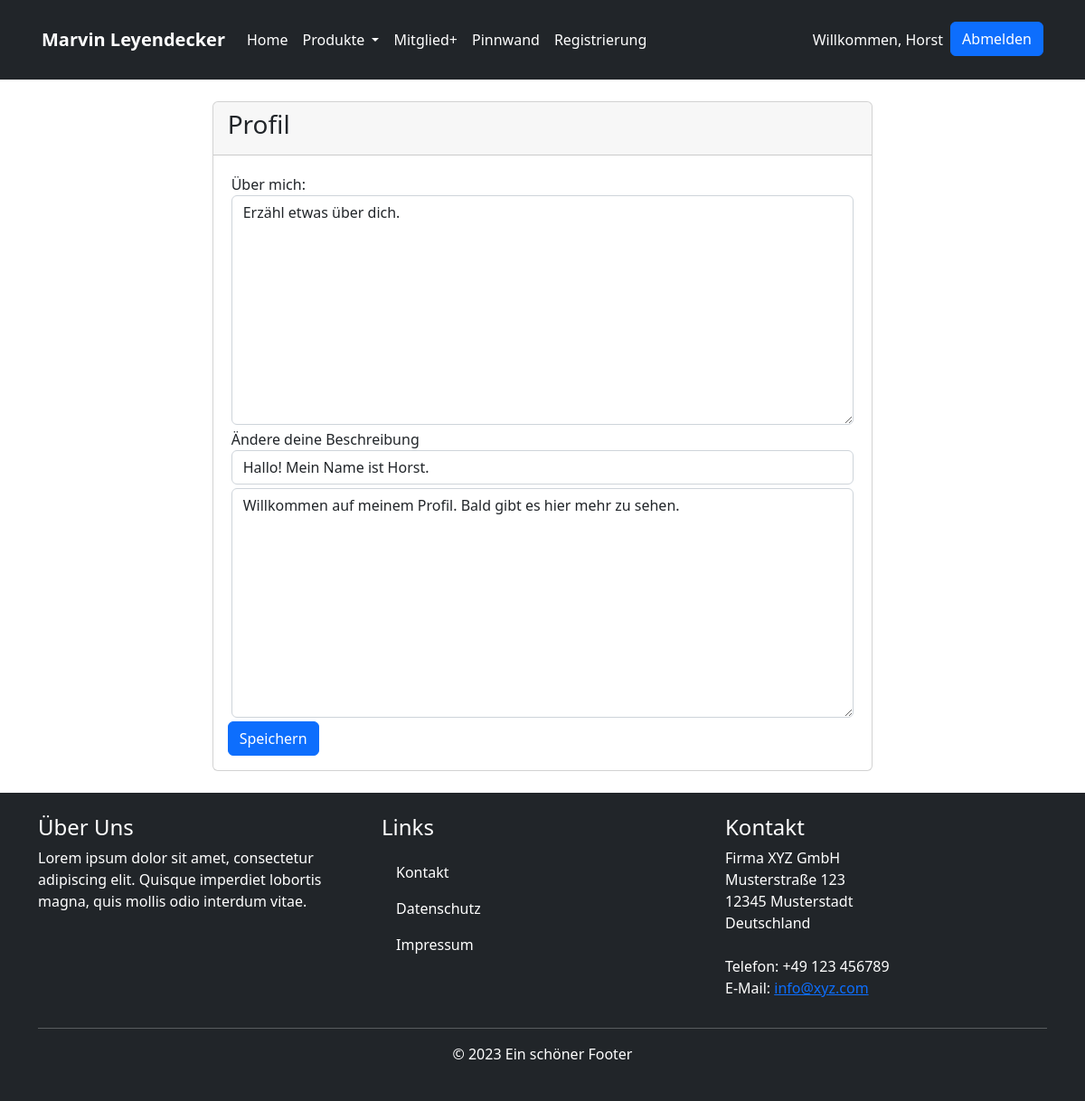
The app's page /index.php?page=profilsettings (signed in) with its own data.
### tables this page shows
CREATE TABLE `profiles` (
  `profile_id` int(11) NOT NULL,
  `profile_about` text NOT NULL,
  `profile_introtitle` text NOT NULL,
  `profile_introtext` text NOT NULL,
  `user_id` int(11) DEFAULT NULL
);

### index.php (called while the page is built)
<?php
include_once "parts/header.part.php";
include "classes/page-contr.classes.php";
require_once 'parts/footer.part.php';

### classes/dbh.classes.php (called while the page is built)
<?php
class Dbh {
    protected function connect() {
        try {
            $username = "root";
            $password = "secret";
            $dbh = new PDO('mysql:host=webanwendung-mysql-1;dbname=oop', $username, $password);
            return $dbh;
        } catch (PDOException $e) {
            print "Error!: " . $e->getMessage() . "<br/>";
            die();
        }
    }
}

### classes/profileinfo.classes.php (called while the page is built, shortened)
<?php
class ProfileInfo extends Dbh{
    protected function getProfileInfo($userId)
    {
        $stmt = $this->connect()->prepare('SELECT * FROM profiles WHERE user_id = ?;');
        if (!$stmt->execute(array($userId))) {
            $stmt = null;
            header("location: ../parts/profile.php?error=stmtfailed");
            exit();
        }
        $profileData = $stmt->fetchAll(PDO::FETCH_ASSOC);
        return $profileData;
    }
}

### classes/profileinfo-view.classes.php (the view)
<?php
class ProfileInfoView extends ProfileInfo{
    public function fetchAbout($userId){
        $profileInfo = $this->getProfileInfo($userId);
        echo $profileInfo[0]["profile_about"];
    }
    public function fetchTitle($userId){
        $profileInfo = $this->getProfileInfo($userId);
        echo $profileInfo[0]["profile_introtitle"];
    }
    public function fetchText($userId){
        $profileInfo = $this->getProfileInfo($userId);
        echo $profileInfo[0]["profile_introtext"];
    }
}

### parts/profilsettings.part.php (shortened to what this page needs)
<?php
include "classes/dbh.classes.php";
include "classes/profileinfo.classes.php";
include "classes/profileinfo-view.classes.php";
$profileInfo = new ProfileInfoView();
?>
<section class="profile">
  <div class="profile-bg">
    <div class="container p-3">
      <div class="row justify-content-center">
        <div class="col-md-8">
          <div class="card">
            <div class="card-header">
              <h3 class="card-title">Profil</h3>
            </div>
            <div class="card-body">
              <form action="inc/profileinfo.inc.php" method="post">
                <div class="form-group m-1">
                  <label for="about">Über mich:</label>
                  <textarea class="form-control" name="about" cols="30" rows="10" placeholder="Schreibe etwas über dich..."><?php $profileInfo->fetchAbout($_SESSION["userid"]);?></textarea>
                </div>
                <div class="form-group m-1">
                  <label for="introtitle">Ändere deine Beschreibung</label>
                  <input type="text" class="form-control" name="introtitle" placeholder="Profiltitel..." value="<?php $profileInfo->fetchTitle($_SESSION["userid"]);?>">
                </div>
                <div class="form-group m-1">
                  <textarea class="form-control" name="introtext" cols="30" rows="10" placeholder="Profiltext..."><?php $profileInfo->fetchText($_SESSION["userid"]);?></textarea>
                </div>
                <button type="submit" class="btn btn-primary" name="submit">Speichern</button>
              </form>
            </div>
          </div>
        </div>
      </div>
    </div>
  </div>
</section>

### records on screen
profiles: about "Erzähl etwas über dich.", introtitle "Hallo! Mein Name ist Horst.", introtext "Willkommen auf meinem Profil. Bald gibt es hier mehr zu sehen."

### other values on screen
$_SESSION["useruid"] "Horst"
